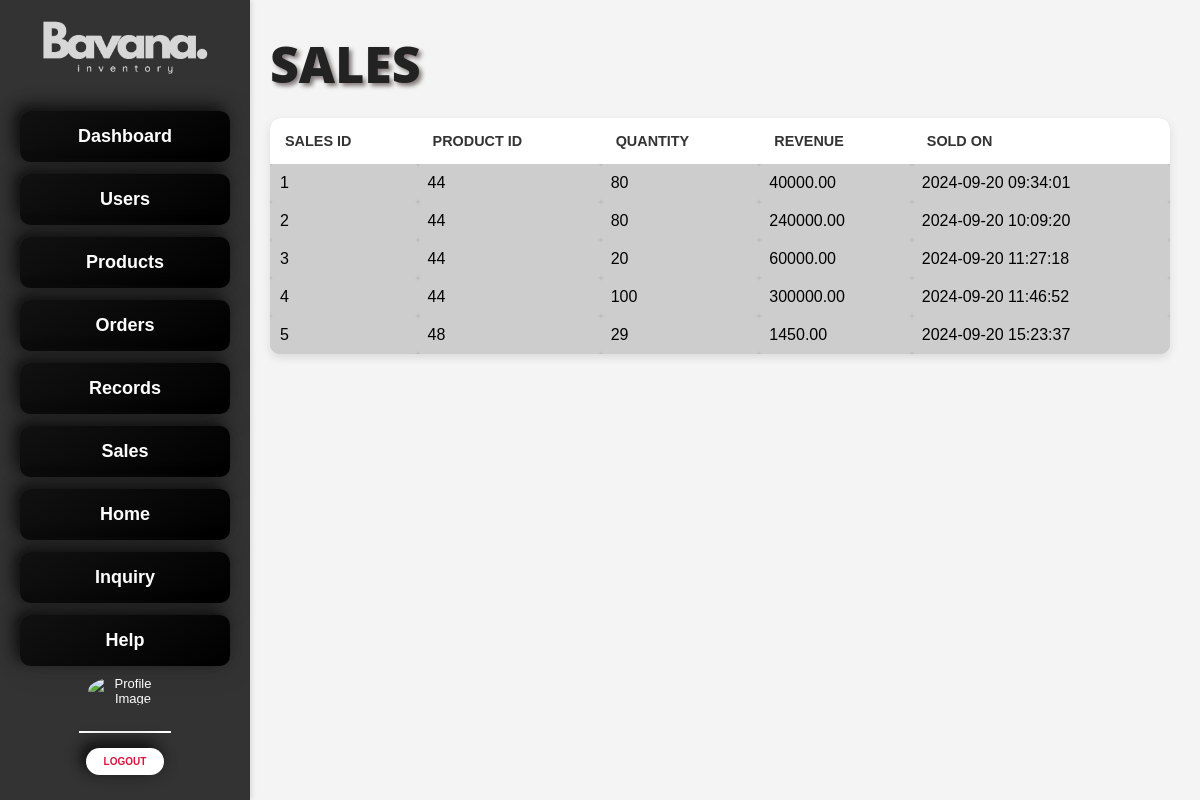
Page /Dashboard_admin/sale_record.php on the committed database.
### tables this page shows
CREATE TABLE `sales` (
  `sale_id` int(11) NOT NULL,
  `product_id` int(11) NOT NULL,
  `quantity` int(11) NOT NULL,
  `revenue` decimal(10,2) NOT NULL,
  `sale_date` timestamp NOT NULL DEFAULT current_timestamp()
);

### Dashboard_admin/sale_record.php (the view, shortened to what this page needs)
<!DOCTYPE html>
<html lang="en">
<head>
    <link rel="stylesheet" href="../styles/dashbrd.css">
<body>
    <div class="container">
            <?php require_once "./side_bar.php"; ?>
        <div class="card-container">
                    <div class="header">
                        <h1>Sales</h1>
                    </div>
                <?php
                    require_once("../backend/connect.php");
                    $sql = "SELECT * FROM sales";
                    $result=mysqli_query($conn, $sql);
                ?>
            <?php
                    if ($result->num_rows > 0) {
                    echo "<table>";
                    echo "<tr><th>Sales id</th><th>Product id</th><th>Quantity</th><th>Revenue</th><th>Sold On</th></tr>";
                    while($row = mysqli_fetch_assoc($result))
                    {
                        echo "<tr><td>".$row['sale_id']."</td><td>".$row['product_id']."</td><td>".$row['quantity']."</td><td>".$row['revenue']."</td><td>".$row['sale_date']."</td></tr>";
                    }
                    echo "</table>";
                }
                else {
                    echo "<a class='no-add' href='add_product_form.php'>No Product Added !</a>";
                }
            ?>
        </div>
    </div>
</body>
</html>

### styles/dashbrd.css (style rules this page uses)
* { margin: 0; padding: 0; box-sizing: border-box; }
body { font-family: Arial, sans-serif; display: flex; height: 100vh; background-color: #f4f4f4; }
.container { display: flex; width: 100%; height: 100%; }
.card-container { width: 100%; margin: 10px; padding: 20px; display: flex; flex-direction: column; margin-left: 250px; }
h1 { margin-bottom: auto; color: #222222; font-weight: 999; font-size: 50px; font-family: 'Open Sans', sans-serif; text-transform: uppercase; font-stretch: expanded; text-shadow: 3px 3px 4px rgba(22, 1, 1, 0.5); display: inline-block; }
.header { display: flex; justify-content: space-between; margin-bottom: 20px; }
table { border-radius: 10px; font-family: 'Arial', sans-serif; width: 100%; max-width: 100%; border-collapse: collapse; border-color: #000000; background-color: #bfbfbf; box-shadow: 0px 4px 10px rgba(0, 0, 0, 0.1); overflow: hidden; margin-top: auto; margin-bottom: 600px; }
td { padding: 10px; text-align: left; border-radius: 4px; background-color: #cecdcd; }
th { padding: 15px; text-align: left; font-weight: bold; text-transform: uppercase; font-size: 0.9rem; color: #333; background-color: #ffffff; }

### rows in the picture
sales: sale_id "1", product "44", quantity "80", revenue "40000.00", sale_date "2024-09-20 09:34:01"
sales: sale_id "2", product "44", quantity "80", revenue "240000.00", sale_date "2024-09-20 10:09:20"
sales: sale_id "3", product "44", quantity "20", revenue "60000.00", sale_date "2024-09-20 11:27:18"
sales: sale_id "4", product "44", quantity "100", revenue "300000.00", sale_date "2024-09-20 11:46:52"
sales: sale_id "5", product "48", quantity "29", revenue "1450.00", sale_date "2024-09-20 15:23:37"
